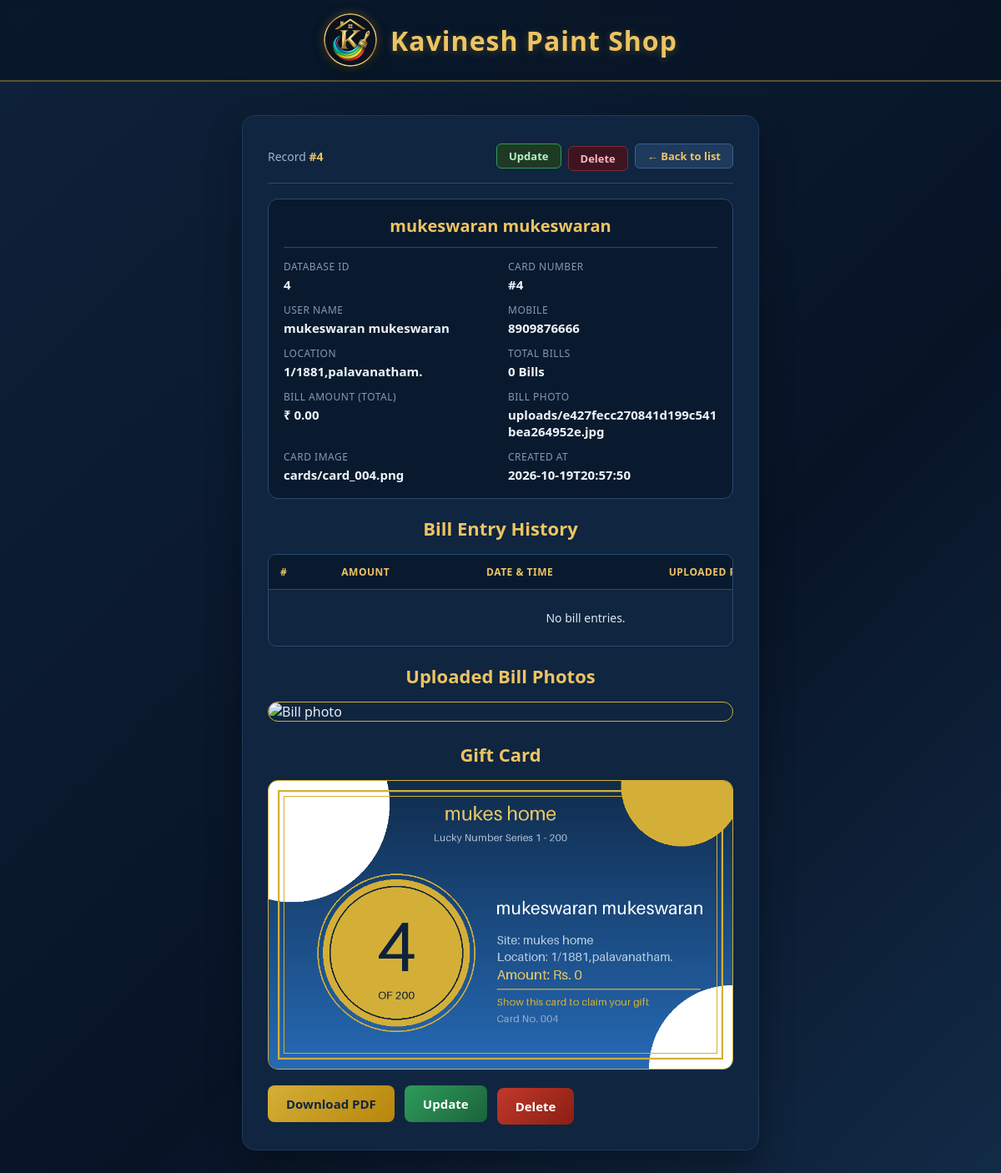
/admin/record/4 (signed in), run on the app's committed database.
### tables this page shows
CREATE TABLE cards (
                id INTEGER PRIMARY KEY AUTOINCREMENT,
                number INTEGER UNIQUE NOT NULL,
                name TEXT NOT NULL,
                mobile TEXT NOT NULL,
                site TEXT NOT NULL,
                location TEXT NOT NULL,
                photo TEXT NOT NULL,
                card_image TEXT NOT NULL,
                created_at TEXT NOT NULL
            , amount REAL NOT NULL DEFAULT 0);

### app.py (the view)
@app.route("/admin/record/<int:rec_id>")
@admin_required
def admin_record(rec_id):
    db = get_db()
    rec = db.execute("SELECT * FROM cards WHERE id = ?", (rec_id,)).fetchone()
    if rec is None:
        abort(404)
    entries = db.execute(
        "SELECT * FROM bill_entries WHERE card_id = ? ORDER BY id", (rec_id,)
    ).fetchall()
    return render_template("record.html", rec=rec, entries=entries)

### app.py (called while the page is built)
def get_db():
    if "db" not in g:
        g.db = sqlite3.connect(DB_PATH)
        g.db.row_factory = sqlite3.Row
        g.db.execute("PRAGMA foreign_keys = ON")
    return g.db

@app.context_processor
def inject_globals():
    return {"MAX_NUMBER": MAX_NUMBER}

def admin_required(view):
    @wraps(view)
    def wrapped(*args, **kwargs):
        if not session.get("admin_logged_in"):
            return redirect(url_for("admin_login", next=request.path))
        return view(*args, **kwargs)
    return wrapped

### templates/record.html (shortened to what this page needs)
<!doctype html>
<html lang="en">
<head>
  <link rel="stylesheet" href="{{ url_for('static', filename='style.css') }}">
</head>
<body>
  <header class="site-header">
    <a href="{{ url_for('index') }}" class="site-brand">
      <img class="site-logo" src="{{ url_for('static', filename='logo.png') }}" alt="Kavinesh Paint Shop Logo">
      <h1 class="site-name">Kavinesh Paint Shop</h1>
    </a>
  </header>
  <div class="page">
    <div class="panel card-panel">
      <div class="admin-bar">
        <span class="admin-user">Record <strong>#{{ rec['number'] }}</strong></span>
        <div style="display:flex;gap:8px;align-items:center;">
          <a class="mini edit" href="{{ url_for('admin_edit', rec_id=rec['id']) }}">Update</a>
          <form method="post" action="{{ url_for('admin_delete', rec_id=rec['id']) }}" onsubmit="return confirm('Delete record #{{ rec['number'] }} ({{ rec['name'] }})? This cannot be undone.');" style="display:inline;margin:0;">
            <button type="submit" class="mini danger">Delete</button>
          </form>
          <a class="mini" href="{{ url_for('admin') }}">&larr; Back to list</a>
        </div>
      </div>
      <div class="details">
        <div class="details-title">{{ rec['name'] }}</div>
        <div class="details-grid">
          <div><span>Database ID</span><strong>{{ rec['id'] }}</strong></div>
          <div><span>Card Number</span><strong>#{{ rec['number'] }}</strong></div>
          <div><span>User Name</span><strong>{{ rec['name'] }}</strong></div>
          <div><span>Mobile</span><strong>{{ rec['mobile'] }}</strong></div>
          <div><span>Location</span><strong>{{ rec['location'] }}</strong></div>
          <div><span>Total Bills</span><strong>{{ entries|length }} {% if entries|length == 1 %}Bill{% else %}Bills{% endif %}</strong></div>
          <div><span>Bill Amount (Total)</span><strong>&#8377; {{ '%.2f'|format(rec['amount']) }}</strong></div>
          <div><span>Bill Photo</span><strong>{{ rec['photo'] }}</strong></div>
          <div><span>Card Image</span><strong>{{ rec['card_image'] }}</strong></div>
          <div><span>Created At</span><strong>{{ rec['created_at'] }}</strong></div>
        </div>
      </div>
      <h2 class="panel-title" style="margin-top:20px;">Bill Entry History</h2>
      <div class="table-wrap" style="margin-bottom:20px;">
        <table class="admin-table">
          <thead>
            <tr><th>#</th><th>Amount</th><th>Date &amp; Time</th><th>Uploaded Photo</th></tr>
          </thead>
          <tbody>
            {% for e in entries %}
            <tr>
              <td>{{ loop.index }}</td>
              <td>&#8377; {{ '%.2f'|format(e['amount']) }}</td>
              <td class="small">{{ e['created_at'] }}</td>
              <td>
                {% if e['photo'] %}
                  <a class="mini" href="{{ url_for('admin_entry_photo', entry_id=e['id']) }}" target="_blank">View Photo</a>
                {% else %}
                  <span class="small">&mdash;</span>
                {% endif %}
              </td>
            </tr>
            {% else %}
            <tr><td colspan="4" class="empty">No bill entries.</td></tr>
            {% endfor %}
          </tbody>
        </table>
      </div>
      <h2 class="panel-title">Uploaded Bill Photos</h2>
      <div style="display:flex;flex-wrap:wrap;gap:14px;justify-content:center;margin-bottom:24px;">
        {% for e in entries %}
          {% if e['photo'] %}
          <div style="text-align:center;background:#0a1a2e;border:1px solid #274a70;border-radius:10px;padding:10px;max-width:240px;flex:1 1 200px;">
            <a href="{{ url_for('admin_entry_photo', entry_id=e['id']) }}" target="_blank">
              <img src="{{ url_for('admin_entry_photo', entry_id=e['id']) }}" style="width:100%;height:150px;object-fit:cover;border-radius:6px;border:1px solid #1a3352;" alt="Bill photo #{{ loop.index }}">
            </a>
            <div style="margin-top:8px;font-size:13px;color:#ecc464;font-weight:700;">Entry #{{ loop.index }}: &#8377; {{ '%.2f'|format(e['amount']) }}</div>
            <div style="font-size:11px;color:#8299b3;margin-top:2px;">{{ e['created_at'] }}</div>
            <a class="mini" style="margin-top:8px;display:inline-block;" href="{{ url_for('admin_entry_photo', entry_id=e['id']) }}" target="_blank">Full Image</a>
          </div>
          {% endif %}
        {% else %}
          <img class="card-img" src="{{ url_for('admin_photo', rec_id=rec['id']) }}" alt="Bill photo">
        {% endfor %}
      </div>
      <h2 class="panel-title" style="margin-top:20px;">Gift Card</h2>
      <img class="card-img" src="{{ url_for('card_image', rec_id=rec['id']) }}" alt="Gift card">
      <div class="actions">
        <a class="btn" href="{{ url_for('download', rec_id=rec['id']) }}">Download PDF</a>
        <a class="btn edit-btn" href="{{ url_for('admin_edit', rec_id=rec['id']) }}">Update</a>
        <form method="post" action="{{ url_for('admin_delete', rec_id=rec['id']) }}" onsubmit="return confirm('Delete record #{{ rec['number'] }} ({{ rec['name'] }})? This cannot be undone.');" style="display:inline;margin:0;">
          <button type="submit" class="btn danger-btn">Delete</button>
        </form>
      </div>
    </div>
  </div>
</body>
</html>

### data on the page
cards: number "4", name "mukeswaran mukeswaran", id "4", mobile "8909876666", location "1/1881,palavanatham.", amount "0.00", photo "uploads/e427fecc270841d199c541bea264952e.jpg", card_image "cards/card_004.png", created_at "2026-10-19T20:57:50"

### other printed values
{{ entries|length }} "0"
